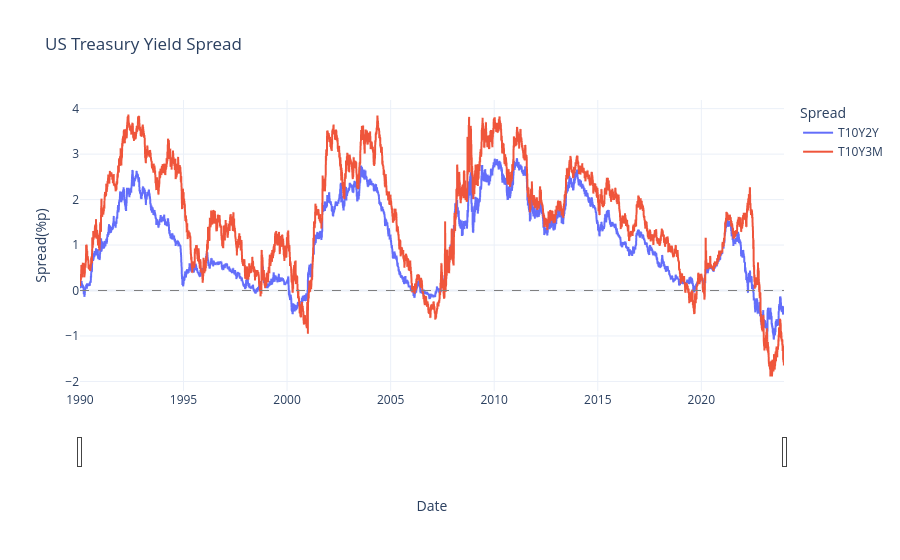

Write notebook code for a chart like this one.
### Code cell
from load_csv import _to_spread

SPREAD_LABLES = {
    "date": "Date",
    "spread_10y_2y": "T10Y2Y",
    "spread_10y_3m": "T10Y3M",
}
spread_df = _to_spread(df)

chart_df = spread_df.rename(columns=SPREAD_LABLES)
    
figure = px.line(
    chart_df,
    x="Date",
    y=[chart_label for df_label, chart_label in SPREAD_LABLES.items() if df_label.startswith("spread_")],
    title="US Treasury Yield Spread",
    labels={
        "Date": "Date",
        "value": "Spread(%p)",
        "variable": "Spread",
    },
)

figure.update_layout(
    template="plotly_white",
    hovermode="x unified",
    legend_title="Spread",
)
figure.add_hline(
    y=0,
    line_dash="dash",
    line_color="gray",
    line_width=1,
)

figure.update_xaxes(rangeslider_visible=True)

figure.show()

### Figure 1 — Plotly figure (JSON) as saved in the notebook; plotly's stock layout.template omitted (floating-point values rounded to 4 significant figures; data arrays with more than 128 entries replaced by an {"elided": "..."} marker saying what was removed)
{"data": [{"hovertemplate": "Spread=T10Y2Y<br>Date=%{x}<br>Spread(%p)=%{y}<extra></extra>", "legendgroup": "T10Y2Y", "line": {"color": "#636efa", "dash": "solid"}, "marker": {"symbol": "circle"}, "mode": "lines", "name": "T10Y2Y", "showlegend": true, "type": "scattergl", "x": {"elided": "12415 str values"}, "xaxis": "x", "y": {"elided": "12415 float values"}, "yaxis": "y"}, {"hovertemplate": "Spread=T10Y3M<br>Date=%{x}<br>Spread(%p)=%{y}<extra></extra>", "legendgroup": "T10Y3M", "line": {"color": "#EF553B", "dash": "solid"}, "marker": {"symbol": "circle"}, "mode": "lines", "name": "T10Y3M", "showlegend": true, "type": "scattergl", "x": {"elided": "12415 str values"}, "xaxis": "x", "y": {"elided": "12415 float values"}, "yaxis": "y"}], "layout": {"hovermode": "x unified", "legend": {"title": {"text": "Spread"}, "tracegroupgap": 0}, "shapes": [{"line": {"color": "gray", "dash": "dash", "width": 1}, "type": "line", "x0": 0, "x1": 1, "xref": "x domain", "y0": 0, "y1": 0, "yref": "y"}], "title": {"text": "US Treasury Yield Spread"}, "xaxis": {"anchor": "y", "domain": [0, 1], "rangeslider": {"visible": true}, "title": {"text": "Date"}}, "yaxis": {"anchor": "x", "domain": [0, 1], "title": {"text": "Spread(%p)"}}}}
